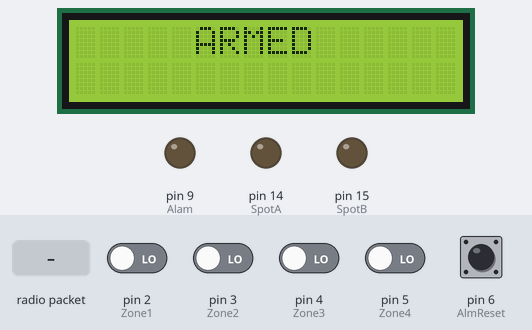
The sketch below on a simulated Arduino Uno, built with avr-gcc and run on an emulated ATmega328P. Parts: 16×2 character LCD, output pins drawn as LEDs (lit = HIGH). The inputs (shaded band) are chosen by the test bench; at power-on: pin 2 (Zone1), pin 3 (Zone2), pin 4 (Zone3), pin 5 (Zone4), pin 6 (AlmReset) LOW. No radio packets arrive unless stated.

Above: at 4.2 s.
4.3 s: pin 2 (Zone1) driven HIGH
At 5.3 s:
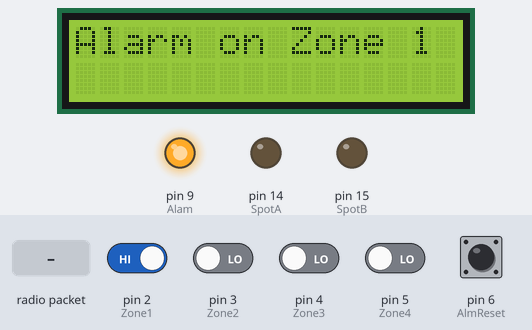
5.8 s: pin 6 (AlmReset) pulled HIGH for 1 s
At 7.4 s:
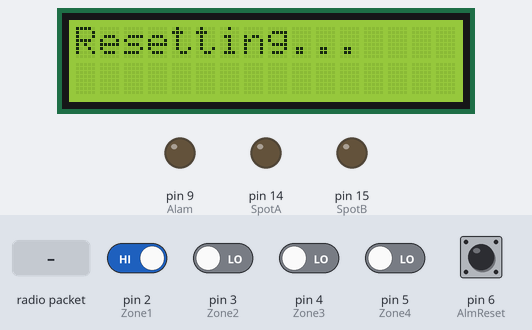
9.8 s: radio packet "SpotA" arrives
At 11.5 s:
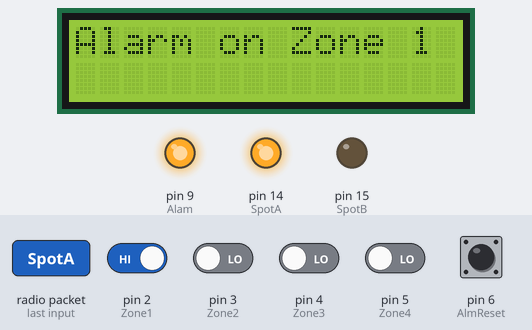
11.8 s: radio packet "SpotB" arrives
At 13.0 s:
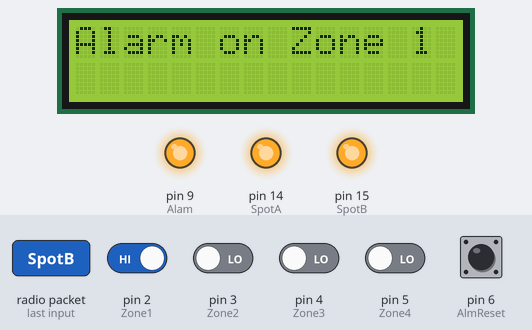
13.9 s: pin 6 (AlmReset) pulled HIGH for 1 s
At 16.46 s:
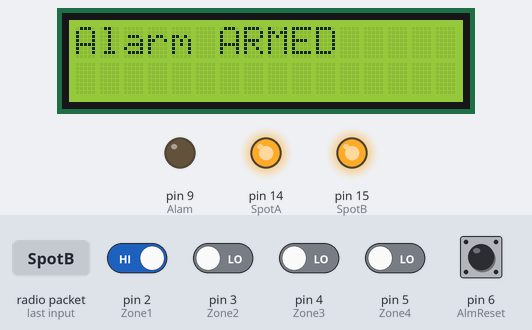
17.9 s: pin 3 (Zone2) driven HIGH
At 18.8 s:
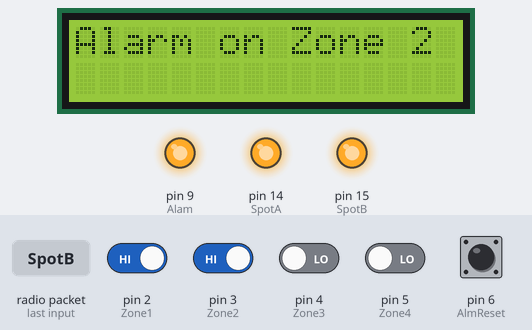
Timing chart, 0 to 20.9 s (numbered marks = the images above; inputs shaded):
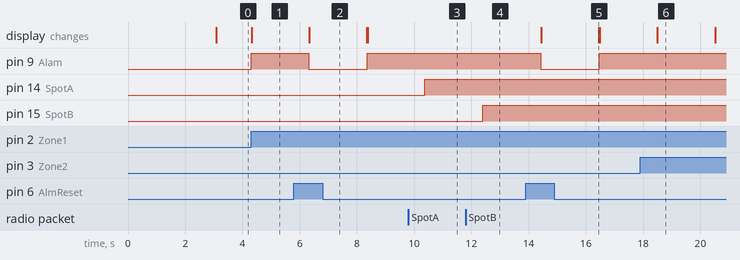

The sketch:

nRF24L01_Alarm_Master.ino
```cpp
#include <SPI.h>
#include <RF24.h>
#include <Wire.h>
#include <nRF24L01.h>
#include <LiquidCrystal_I2C.h>
LiquidCrystal_I2C lcd = LiquidCrystal_I2C(0x27, 16, 2);
RF24 radio(7, 8); // CE, CSN
const byte addresses[][6] = {"00001", "00002"};
int Zone1 = 2;
int Zone2 = 3;
int Zone3 = 4;
int Zone4 = 5;
int AlmReset = 6;
int Alam  = 9;
int SpotA = 14;
int SpotB = 15;
int StatZ1;
int StatZ2;
int StatZ3;
int StatZ4;
int AlRess;
void setup(){
Wire.begin();
lcd.begin();
lcd.backlight();
digitalWrite(Alam,LOW);
lcd.print("nRF24 Master");
delay(3000);
lcd.clear();
radio.begin();
radio.openWritingPipe(addresses[1]);
radio.openReadingPipe(0, addresses[0]);
radio.setDataRate(RF24_250KBPS);
radio.setPALevel(RF24_PA_MAX);
pinMode(Zone1,INPUT);
pinMode(Zone2,INPUT);
pinMode(Zone3,INPUT);
pinMode(Zone4,INPUT);
pinMode(AlmReset,INPUT);
pinMode(Alam,OUTPUT);
pinMode(SpotA,OUTPUT);
pinMode(SpotB,OUTPUT);
 lcd.setCursor(5, 0);
 lcd.print("ARMED");
}
void loop(){
lcd.backlight();
 lcd.setCursor(0, 0);

 delay(5);
Vluister();
 Luister();
}
void Vluister(){
  StatZ1 = digitalRead(Zone1);
  if(StatZ1==HIGH){
    lcd.clear();
    digitalWrite(Alam,HIGH);
lcd.print("Alarm on Zone 1");
  radio.stopListening();
 const char text[] = "Alarm Zone 1";
 radio.write(&text,sizeof(text));
 delay(2000);
    }
     StatZ2 = digitalRead(Zone2);
  if(StatZ2==HIGH){
    lcd.clear();
    digitalWrite(Alam,HIGH);
    lcd.print("Alarm on Zone 2");
    radio.stopListening();
 const char text[] = "Alarm Zone 2";
 radio.write(&text,sizeof(text));
 delay(2000);
    }
     StatZ3 = digitalRead(Zone3);
  if(StatZ3==HIGH){
    lcd.clear();
    digitalWrite(Alam,HIGH);
    lcd.print("Alarm on Zone 3");
 radio.stopListening();
 const char text[] = "Alarm Zone 3";
 radio.write(&text,sizeof(text));
 delay(2000);
    }

     StatZ4 = digitalRead(Zone4);
  if(StatZ4==HIGH){
    lcd.clear();
    digitalWrite(Alam,HIGH);
    lcd.print("Alarm on Zone 4");
   radio.stopListening();
 const char text[] = "Alarm Zone 4";
 radio.write(&text,sizeof(text));
 delay(2000);
    }
     AlRess = digitalRead(AlmReset);
  if(AlRess==HIGH){
    lcd.clear();
    digitalWrite(Alam,LOW);
    lcd.print("Resetting...");
 radio.stopListening();
 const char text[] = "Alarm ARMED ";
 radio.write(&text,sizeof(text));
 delay(2000);
 lcd.clear();
 lcd.print("Alarm ARMED");
    }}

void Luister(){
    radio.startListening();
  char zext[32] = "";
  if (radio.available()) {
    radio.read(&zext,sizeof(zext));
 String RxData = String(zext);
    if (RxData == "SpotA") {
      digitalWrite(SpotA,HIGH);}
      if(RxData=="SpotB"){
         digitalWrite(SpotB,HIGH);}

      if(RxData == "OFF"){
digitalWrite(SpotA,LOW);
digitalWrite(SpotB,LOW);}

    }}
```

Measured:
- after the input at 4.3 s, pin 9 (Alam): LOW → HIGH at once; the display: changes at once (image 1)
- after the input at 5.8 s, pin 9 (Alam): HIGH → LOW after 0.52 s, → HIGH 2.0 s later; the display: changes after 0.54 s (image 2)
- after the input at 9.8 s, pin 14 (SpotA): LOW → HIGH after 0.58 s
- after the input at 11.8 s, pin 15 (SpotB): LOW → HIGH after 0.60 s
- after the input at 13.9 s, pin 9 (Alam): HIGH → LOW after 0.53 s, → HIGH 2.0 s later; the display: first changes after 0.54 s (image 5 shows a later state)
- after the input at 17.9 s, the display: changes after 0.60 s (image 6)
